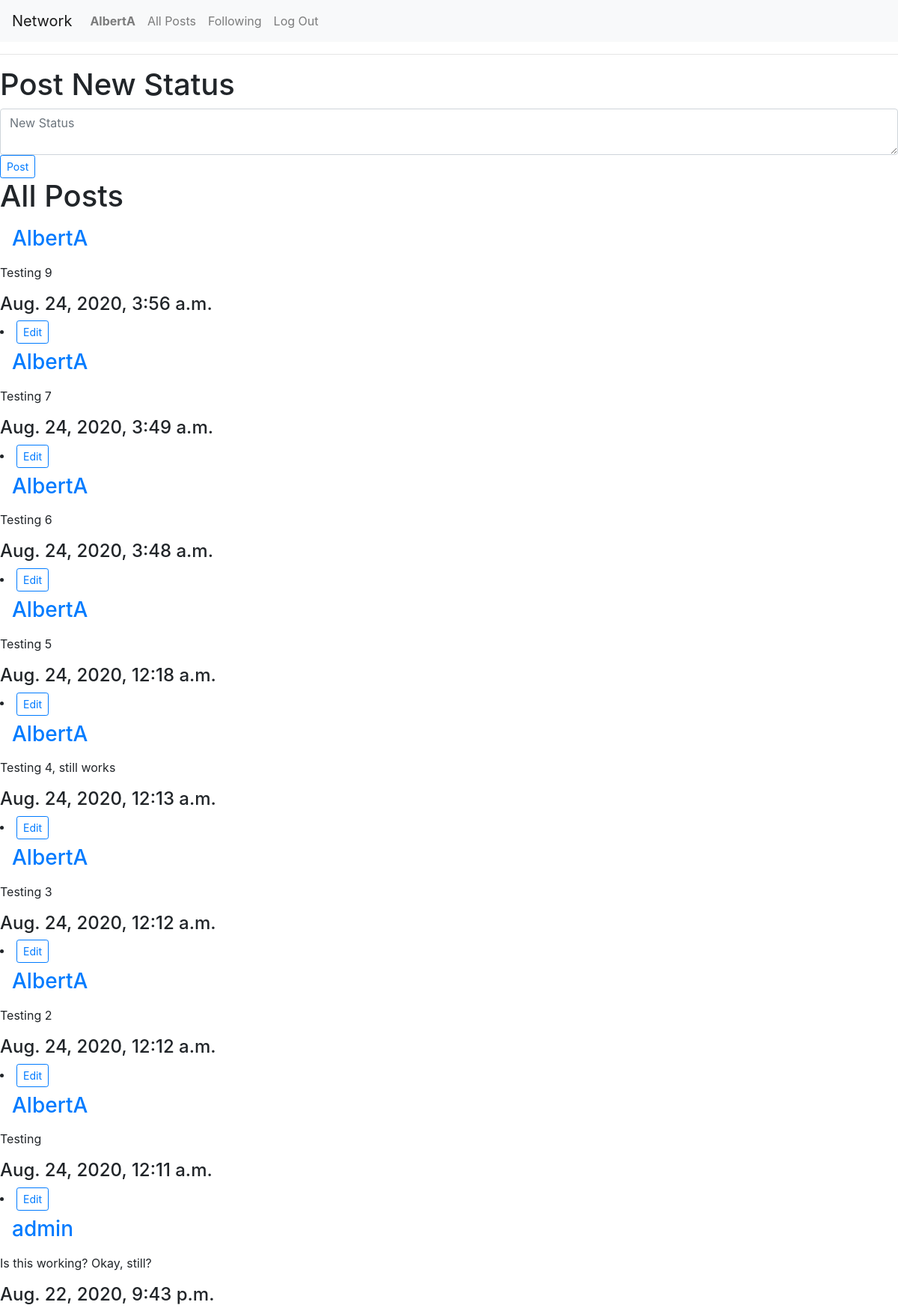
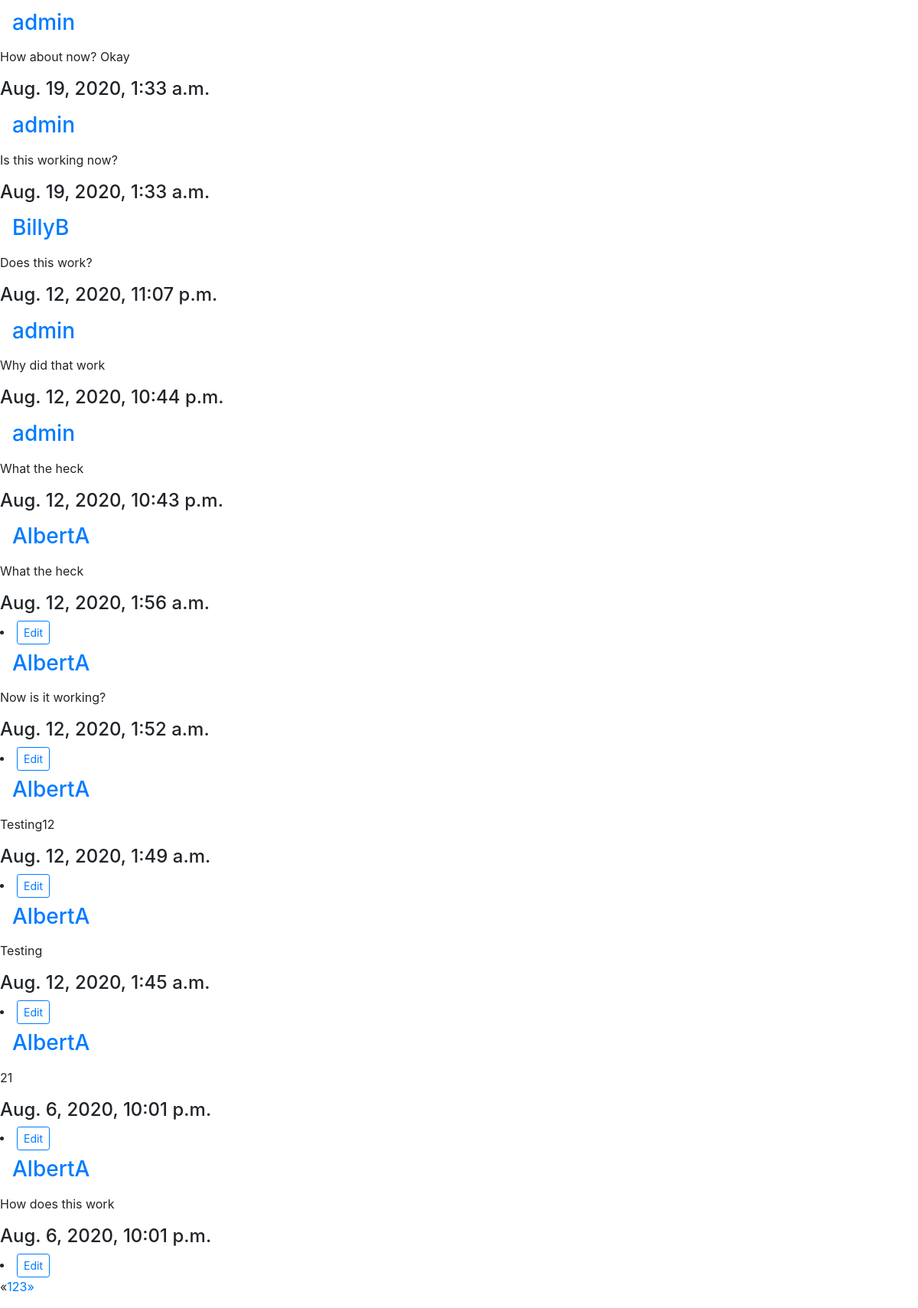
The app's page /network/all (signed in) with its own data (2 pictures, top to bottom).
### network/models.py (models this page shows, shortened)
class User(AbstractUser):
    following = models.ManyToManyField("self", blank=True, related_name="followers", symmetrical=False)

class Tweet(models.Model):
    poster = models.ForeignKey("User", on_delete=models.CASCADE, related_name="tweets")
    body = models.TextField(blank=True)
    likes = models.ManyToManyField("User", related_name="liked_tweets")
    timestamp = models.DateTimeField(auto_now_add=True)

### network/views.py (the view)
# urls.py: path("network/<str:feed>", views.feed, name="feed"),
@login_required
def feed(request, feed):
    print("trying")
    if feed == "all":
        tweets = Tweet.objects.all()
    elif feed == "following":
        followers = request.user.following.all()
        tweets = Tweet.objects.filter(poster__in=followers)
    else:
        tweets = Tweet.objects.filter(poster__username=feed)
    tweets = tweets.order_by("-timestamp").all()
    paginator = Paginator(tweets, 20)
    page = request.GET.get('page', 1)
    try:
        tws = paginator.page(page)
    except PageNotAnInteger:
        tws = paginator.page(1)
    except EmptyPage:
        tws = paginator.page(paginator.num_pages)
    for tweet in tws:
        print(tweet.body)
    if feed == "all":
        return render(request, "network/all.html", {"tweets":tws})
    elif feed == "following":
        return render(request, "network/following.html", {"tweets":tws})
    else:
        return render(request, "network/user.html", {"tweets":tws, "user":feed})

### network/templates/network/all.html (shortened to what this page needs)
{% extends "network/layout.html" %}
{% load static %}
{% block body %}
    <hr>
    <div id="post-view">
    <h1> Post New Status </h1>
    <form id="compose-form">
            <textarea class="form-control" id="compose-body" placeholder="New Status"></textarea>
            <button class="btn btn-sm btn-outline-primary" id="post">Post </button>
        </form>
        </div>
    <div id="feed-view">
    <div id="title-view">
    <h1> All Posts </h1>
    </div>
        {% for tweet in tweets %}
        <div class="tweet" id="tweet{{tweet.id}}" data={{tweet.poster.username}}>
        <h3 id={{tweet.poster.username}}> <a class="nav-link" id="user" href="{% url 'feed' feed=tweet.poster.username %}"> {{tweet.poster.username}} </a></h3>
        <p> {{tweet.body}} </p>
        <h4> {{tweet.timestamp}} </h4>
        </div>
        {% if request.user == tweet.poster %}
        <li class="nav-item" id={{tweet.id}}>
                        <button class="btn btn-sm btn-outline-primary" id="edit">Edit</button>
                    </li>
        {% endif %}
        {% endfor %}
        {% if tweets.has_other_pages %}
  <ul class="pagination">
    {% if tweets.has_previous %}
      <li><a href="?page={{ users.previous_page_number }}">&laquo;</a></li>
    {% else %}
      <li class="disabled"><span>&laquo;</span></li>
    {% endif %}
    {% for i in tweets.paginator.page_range %}
      {% if users.number == i %}
        <li class="active"><span>{{ i }} <span class="sr-only">(current)</span></span></li>
      {% else %}
        <li><a href="?page={{ i }}">{{ i }}</a></li>
      {% endif %}
    {% endfor %}
    {% if tweets.has_next %}
      <li><a href="?page={{ users.next_page_number }}">&raquo;</a></li>
    {% else %}
      <li class="disabled"><span>&raquo;</span></li>
    {% endif %}
  </ul>
{% endif %}
    </div>
{% endblock %}

### network/templates/network/layout.html (shortened to what this page needs)
{% load static %}
<!DOCTYPE html>
<html lang="en">
    <head>
        <link rel="stylesheet" href="https://stackpath.bootstrapcdn.com/bootstrap/4.4.1/css/bootstrap.min.css">
        <link href="{% static 'network/styles.css' %}" rel="stylesheet">
    </head>
    <body>
        <nav class="navbar navbar-expand-lg navbar-light bg-light">
            <a class="navbar-brand" href="#">Network</a>
            <div>
              <ul class="navbar-nav mr-auto">
                {% if user.is_authenticated %}
                    <li class="nav-item">
                        <a class="nav-link" href="#"><strong>{{ user.username }}</strong></a>
                    </li>
                {% endif %}
                <li class="nav-item">
                        <a class="nav-link" href="{% url 'feed' feed='all' %}">All Posts</a>
                    </li>
                {% if user.is_authenticated %}
                    <li class="nav-item">
                        <a class="nav-link" href="{% url 'feed' feed='following' %}">Following</a>
                    </li>
                    <li class="nav-item">
                        <a class="nav-link" href="{% url 'logout' %}">Log Out</a>
                    </li>
                {% endif %}
              </ul>
            </div>
          </nav>
        <div class="body">
            {% block body %}
            {% endblock %}
        </div>
    </body>
</html>

### records on screen
User: username "AlbertA"
Tweet: poster.username "AlbertA", body "Testing 9", timestamp "Aug. 24, 2020, 3:56 a.m."
Tweet: poster.username "AlbertA", body "Testing 7", timestamp "Aug. 24, 2020, 3:49 a.m."
Tweet: poster.username "AlbertA", body "Testing 6", timestamp "Aug. 24, 2020, 3:48 a.m."
Tweet: poster.username "AlbertA", body "Testing 5", timestamp "Aug. 24, 2020, 12:18 a.m."
Tweet: poster.username "AlbertA", body "Testing 4, still works", timestamp "Aug. 24, 2020, 12:13 a.m."
Tweet: poster.username "AlbertA", body "Testing 3", timestamp "Aug. 24, 2020, 12:12 a.m."
Tweet: poster.username "AlbertA", body "Testing 2", timestamp "Aug. 24, 2020, 12:12 a.m."
Tweet: poster.username "AlbertA", body "Testing", timestamp "Aug. 24, 2020, 12:11 a.m."
Tweet: poster.username "admin", body "Is this working? Okay, still?", timestamp "Aug. 22, 2020, 9:43 p.m."
Tweet: poster.username "admin", body "How about now? Okay", timestamp "Aug. 19, 2020, 1:33 a.m."
Tweet: poster.username "admin", body "Is this working now?", timestamp "Aug. 19, 2020, 1:33 a.m."
Tweet: poster.username "BillyB", body "Does this work?", timestamp "Aug. 12, 2020, 11:07 p.m."
Tweet: poster.username "admin", body "Why did that work", timestamp "Aug. 12, 2020, 10:44 p.m."
Tweet: poster.username "admin", body "What the heck", timestamp "Aug. 12, 2020, 10:43 p.m."
Tweet: poster.username "AlbertA", body "What the heck", timestamp "Aug. 12, 2020, 1:56 a.m."
Tweet: poster.username "AlbertA", body "Now is it working?", timestamp "Aug. 12, 2020, 1:52 a.m."
Tweet: poster.username "AlbertA", body "Testing12", timestamp "Aug. 12, 2020, 1:49 a.m."
Tweet: poster.username "AlbertA", body "Testing", timestamp "Aug. 12, 2020, 1:45 a.m."
Tweet: poster.username "AlbertA", body "21", timestamp "Aug. 6, 2020, 10:01 p.m."
Tweet: poster.username "AlbertA", body "How does this work", timestamp "Aug. 6, 2020, 10:01 p.m."

### other values on screen
{{ i }} "1" "2" "3"
